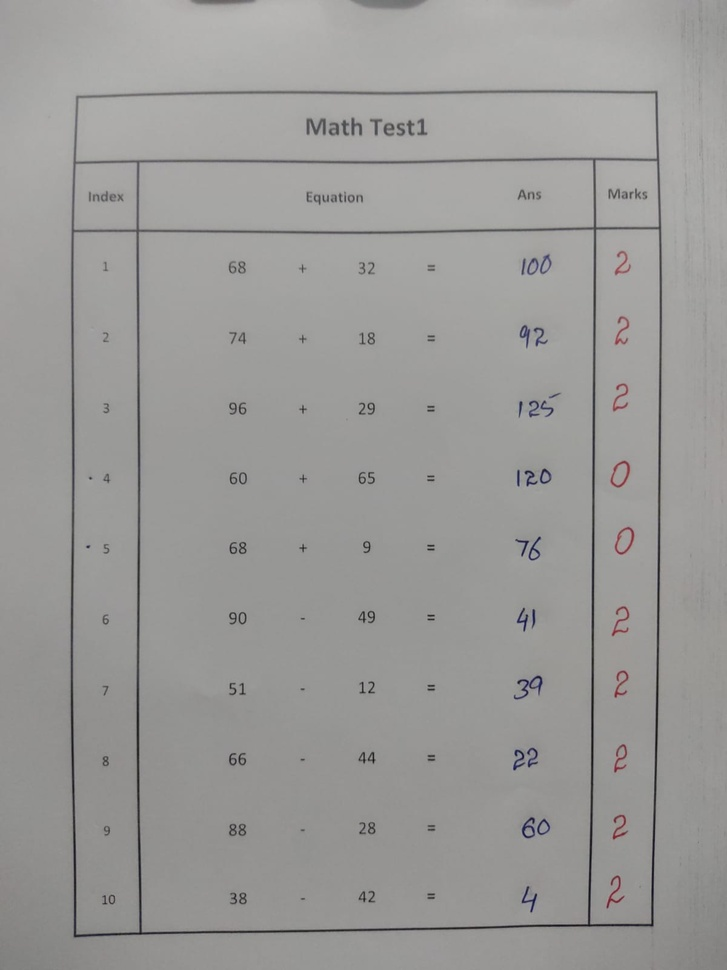
#> input picture data/2.jpeg, 727 x 970 px, shrunk from 1200 x 1600 before the run
$ jupyter execute practice.ipynb
#> lines starting #> are read from the running program, lines starting #| are printed output that depends on the picture; after the words box and inside, x2 and y2 are one past the last pixel; in counts of white or black regions, pixels touching at a corner belong together
[cell 1]
import cv2
import numpy as np
import matplotlib.pyplot as plt

[cell 2]
plt.rcParams['figure.figsize'] = [12, 8]
plt.rcParams['figure.dpi'] = 100

[cell 3]
img,s,h,v = ('','','','')
def load_img():
    global img,s,h,v
    img = cv2.imread('data/2.jpeg')
#> img is the input picture: shape (970, 727, 3); mean B, G, R 152.2, 154, 154.8
    img = cv2.cvtColor(img,cv2.COLOR_BGR2RGB)
    rimg,gimg,bimg = cv2.split(img)
    hsvimg = cv2.cvtColor(img,cv2.COLOR_RGB2HSV)
#> hsvimg: shape (970, 727, 3); mean H, S, V 30.1, 4.8, 154.9
    h,s,v = cv2.split(hsvimg)
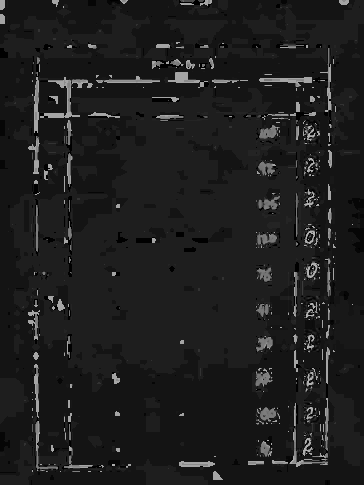
#> h: shape (970, 727) (shown at 1/2 size); min 0, max 179, mean 30.1

[cell 4]
load_img()
v[v < 100] = 0
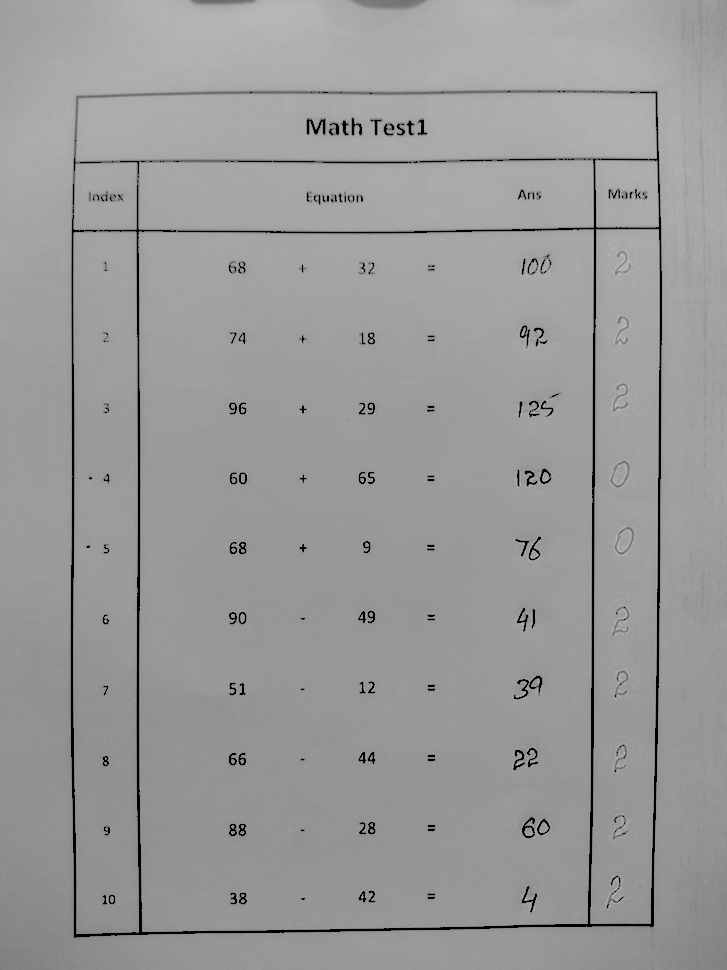
#> v: shape (970, 727); min 0, max 193, mean 153.7
plt.imshow(v,'gray')

[cell 5]
load_img()
u_red = np.array([255,100,100])
l_red = np.array([100,0,0])
mask = cv2.inRange(img,l_red,u_red)
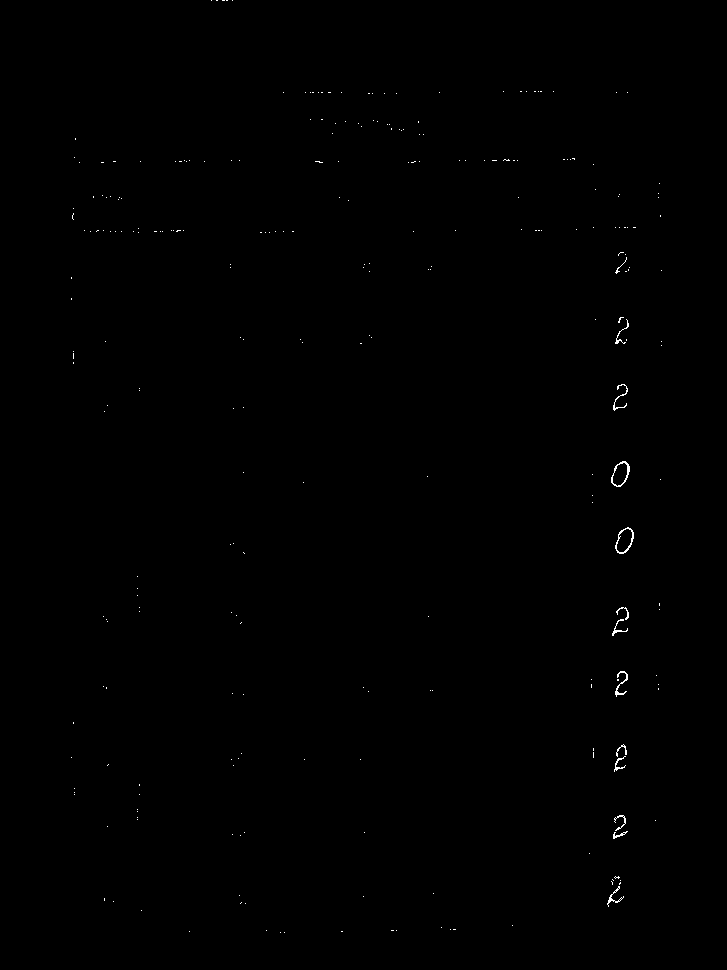
#> mask: shape (970, 727); 0.18% white in thin lines or dots, all inside (x1, y1, x2, y2) = (71, 0, 662, 933)
blur = cv2.medianBlur(mask,3)
#> blur: shape (970, 727); 0.1% white in thin lines or dots, all inside (x1, y1, x2, y2) = (223, 0, 634, 904)
plt.imshow(blur,'gray')

[cell 6]
kernel = cv2.getStructuringElement(cv2.MORPH_RECT,(15,15))
dilation = cv2.dilate(blur,kernel,1)
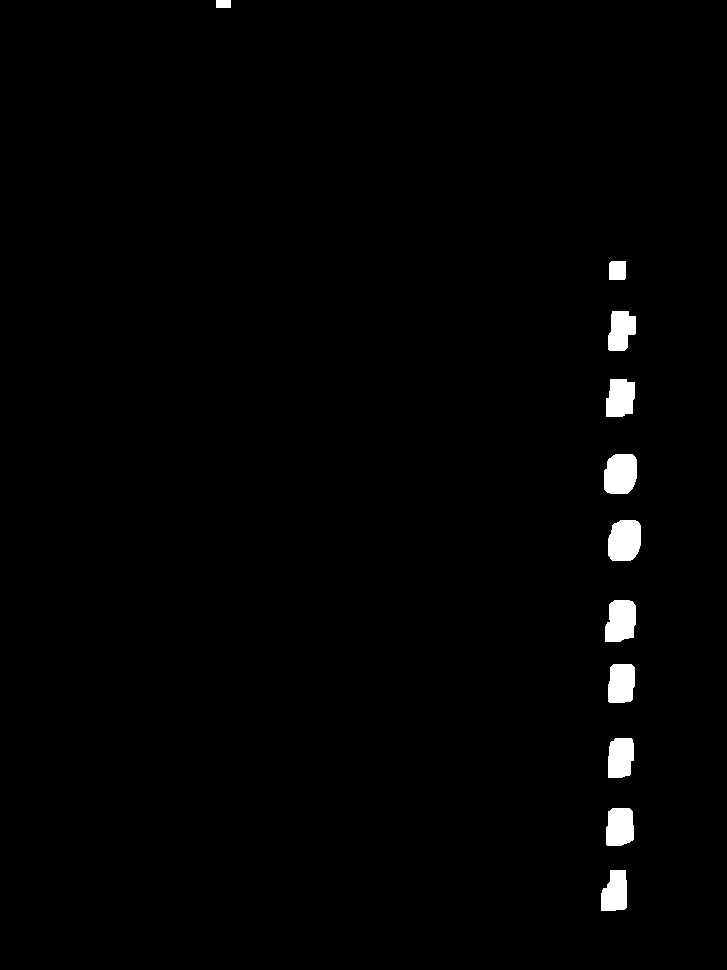
#> dilation: shape (970, 727); 1.3% white; 11 white regions, largest, box (x1, y1, x2, y2) and area: (608, 520, 641, 561) 1189, (604, 454, 637, 494) 1166, (605, 600, 636, 642) 1107
plt.imshow(dilation,'gray')

[cell 7]
from skimage import morphology
rmimg = morphology.remove_small_objects(dilation.astype(bool),min_size=100,connectivity=2).astype(np.uint8)*255
plt.imshow(rmimg,'gray')

[cell 8]
# arr = np.nonzero(rmimg)
# l_range = arr[1].min()
# h_range = arr[1].max()

arr = np.nonzero(blur)
#> arr = 671 positions, rows 0 to 903, columns 223 to 633
unique,counts = np.unique(arr[1],return_counts=True)
#> unique = 27 values from 223 to 633; counts = 27 values, max 66 at index 10, min 1 at index 0, mean 24.85
center = unique[np.argmax(counts == counts.max())]
#> center = 617
l_range = center - 50
#> l_range = 567
h_range = center + 50
#> h_range = 667
# counts = dict(zip(unique,counts))
# print(counts)

[cell 9]
print(unique[np.argmax(counts == counts.max())])
#| 617

[cell 10]
blur[:,:]=0
#> blur: shape (970, 727); every value is 0
blur[:,l_range:h_range] = 255
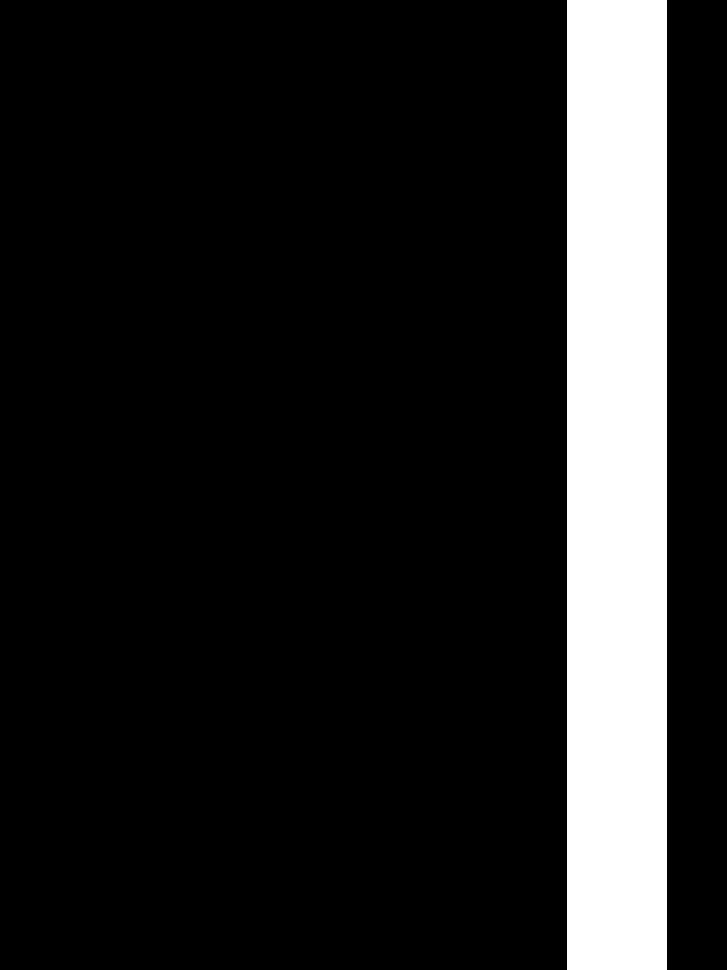
#> blur: shape (970, 727); 13.8% white; 1 white region, box (x1, y1, x2, y2) and area: (567, 0, 667, 970) 97000
plt.imshow(blur,'gray')

[cell 11]
# rimg = cv2.bitwise_and(blur,s)
s[s>50]= 250
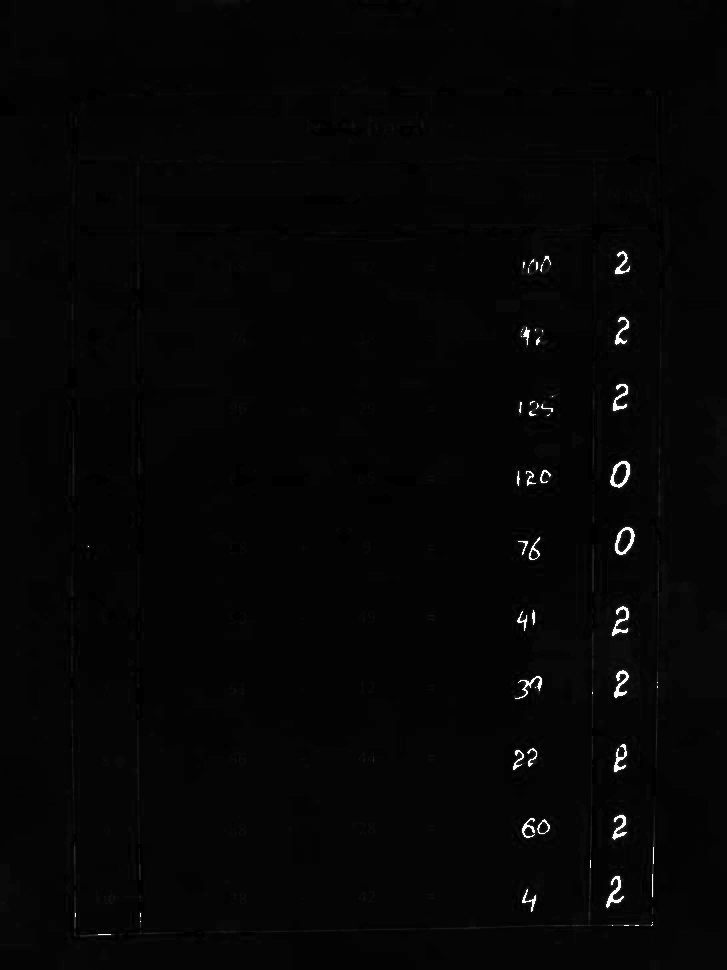
#> s: shape (970, 727); min 0, max 250, mean 5.4
plt.imshow(s,'gray')

[cell 12]
outimg = cv2.bitwise_and(blur,s)
plt.imshow(outimg,'gray')

$ run again, with data/0.jpeg copied over data/2.jpeg
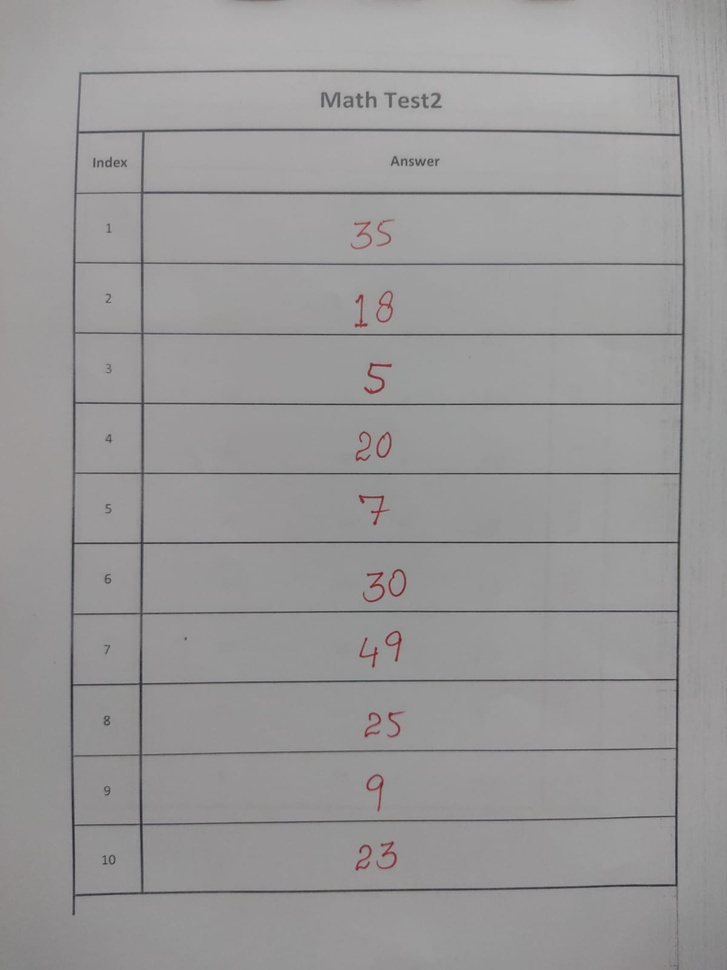
#> input picture data/0.jpeg, 727 x 970 px, shrunk from 1200 x 1600 before the run
#> in load_img, img is the input picture: shape (970, 727, 3); mean B, G, R 152.7, 152.3, 153.5
#> hsvimg: shape (970, 727, 3); mean H, S, V 77, 2.5, 153.6
#> `mask = cv2.inRange(img,l_red,u_red)`:
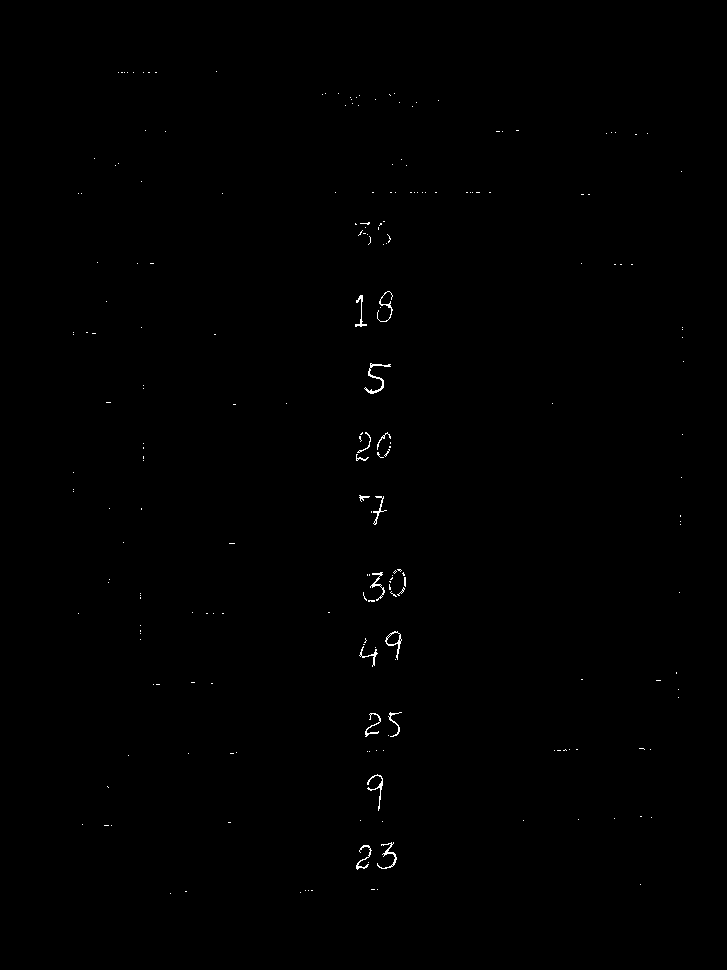
#> mask: shape (970, 727); 0.26% white in thin lines or dots, all inside (x1, y1, x2, y2) = (73, 71, 684, 894)
#> dilation: shape (970, 727); 2.2% white; 12 white regions, largest, box (x1, y1, x2, y2) and area: (358, 562, 413, 609) 2050, (349, 836, 404, 876) 1982, (349, 425, 398, 468) 1811
#> arr = 1103 positions, rows 222 to 868, columns 355 to 405
#> unique = 50 values from 355 to 405; counts = 50 values, max 49 at index 25, min 1 at index 0, mean 22.06
#> center = 380
#> l_range = 330
#> h_range = 430
#| 380
#> `s[s>50]= 250`:
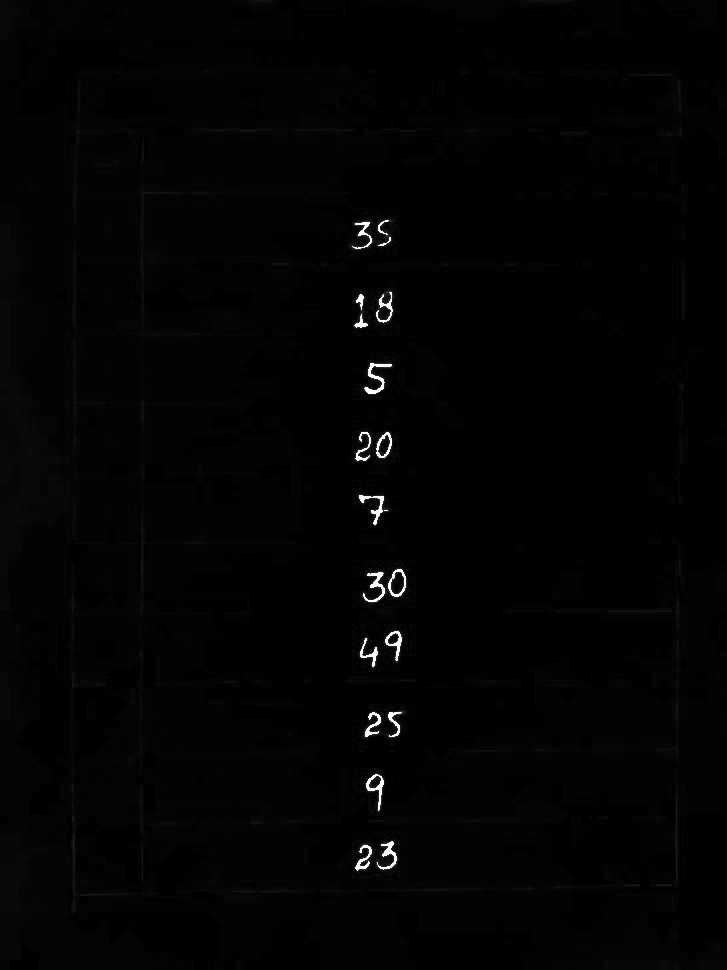
#> s: shape (970, 727); min 0, max 250, mean 3.1

$ run again, with data/1.jpeg copied over data/2.jpeg
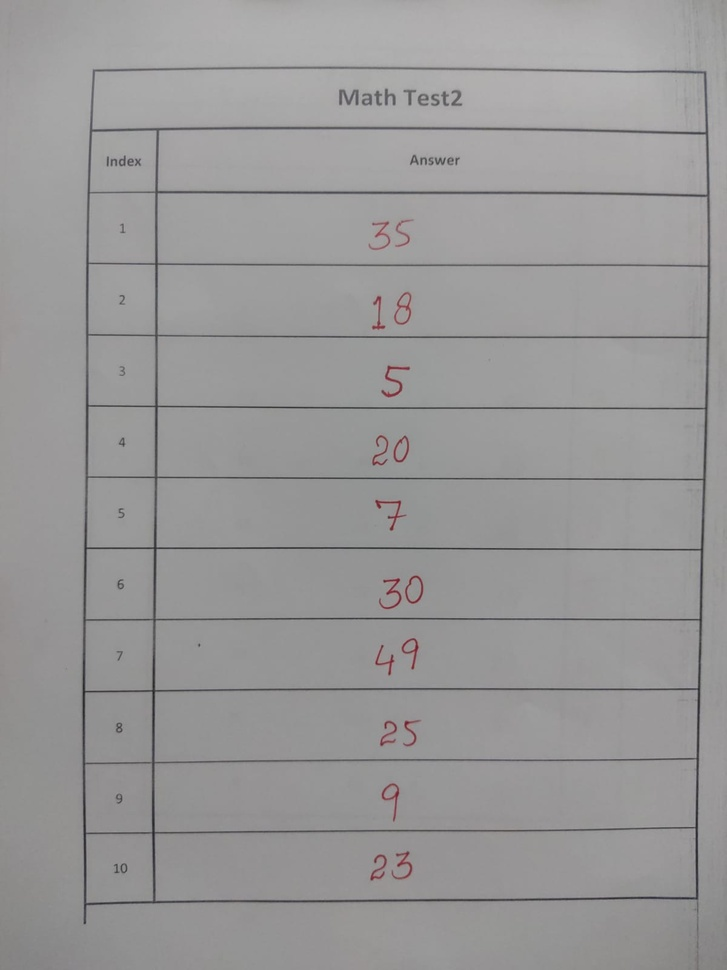
#> input picture data/1.jpeg, 727 x 970 px, shrunk from 1200 x 1600 before the run
#> in load_img, img is the input picture: shape (970, 727, 3); mean B, G, R 152.2, 152, 152.9
#> hsvimg: shape (970, 727, 3); mean H, S, V 58.9, 2.2, 153.1
#> `mask = cv2.inRange(img,l_red,u_red)`:
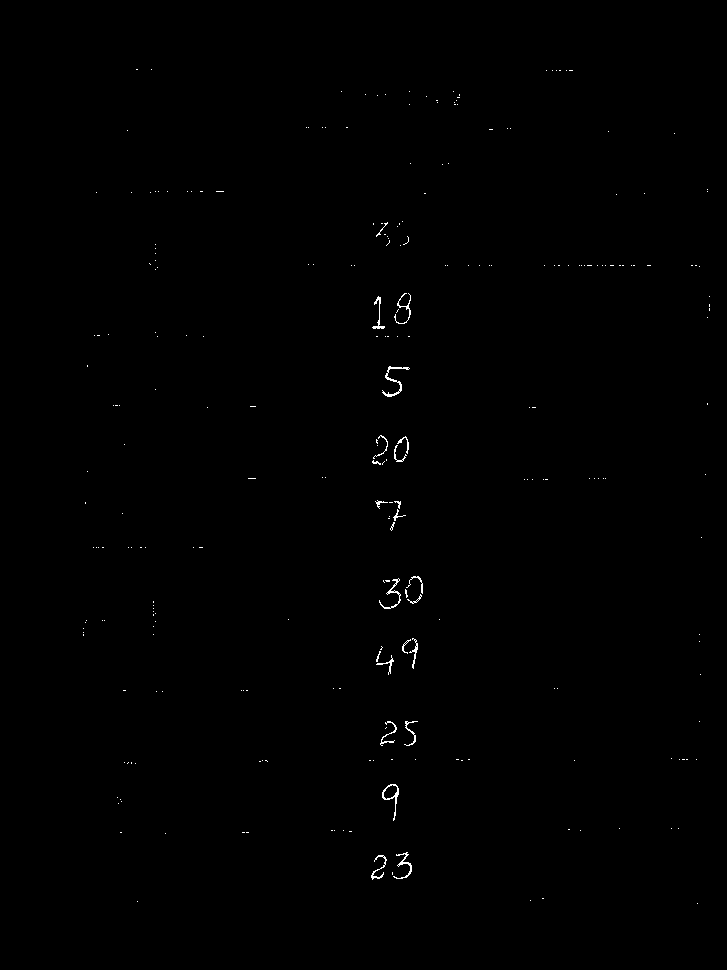
#> mask: shape (970, 727); 0.28% white in thin lines or dots, all inside (x1, y1, x2, y2) = (83, 69, 710, 904)
#> dilation: shape (970, 727); 2.3% white; 10 white regions, largest, box (x1, y1, x2, y2) and area: (373, 569, 430, 616) 2198, (366, 287, 418, 336) 2020, (364, 846, 419, 886) 1989
#> arr = 1248 positions, rows 223 to 878, columns 371 to 422
#> unique = 52 values from 371 to 422; counts = 52 values, max 60 at index 24, min 3 at index 0, mean 24
#> center = 395
#> l_range = 345
#> h_range = 445
#| 395
#> `s[s>50]= 250`:
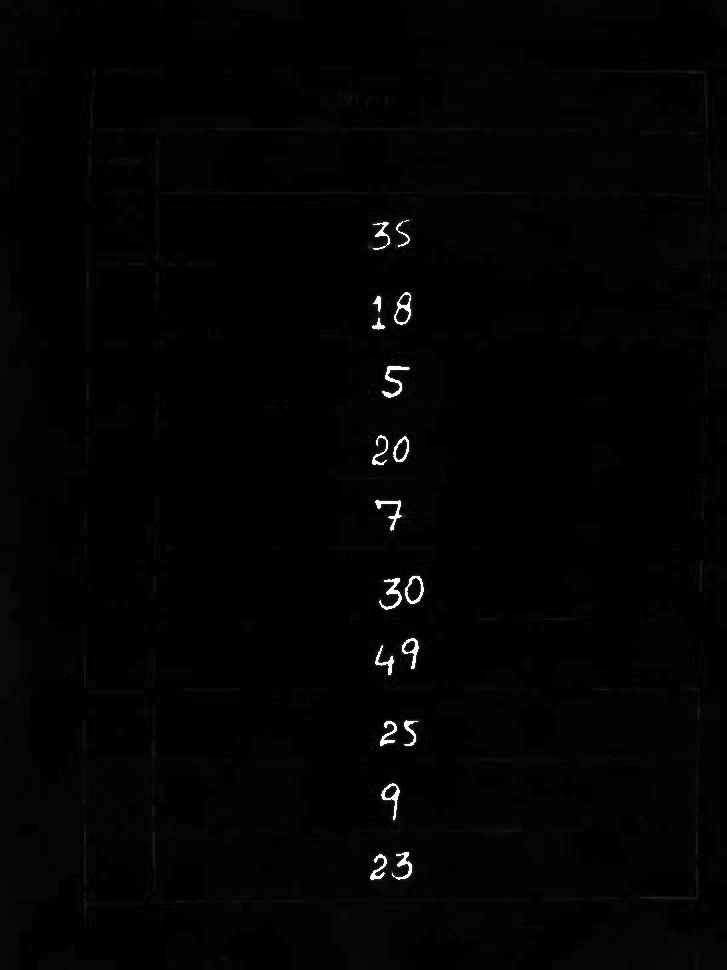
#> s: shape (970, 727); min 0, max 250, mean 2.9
